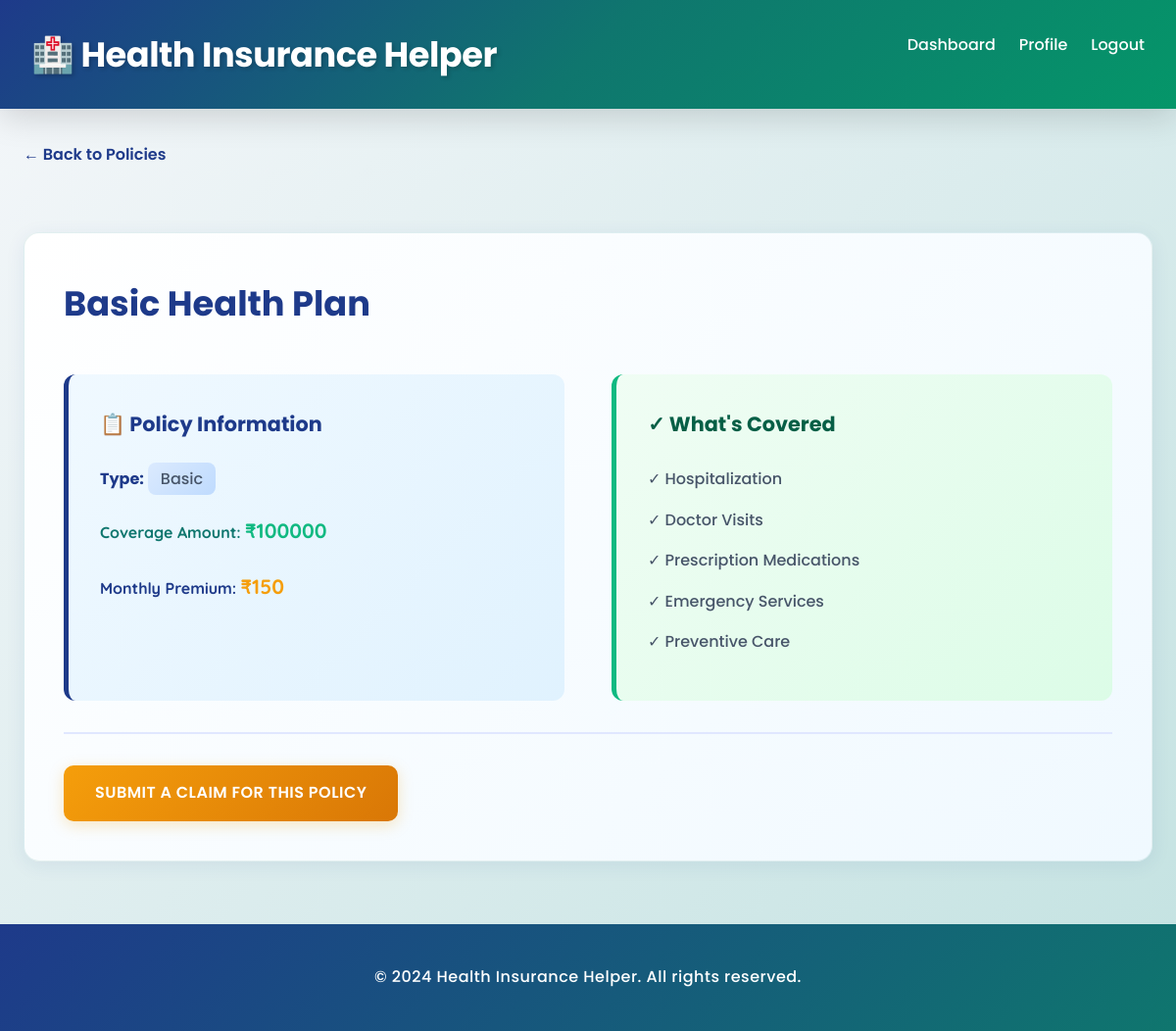
The page /policies/1/ (signed in) on the database its author committed.
### insurance_app/models.py (models this page shows, shortened)
class Policy(models.Model):
    POLICY_TYPES = [
        ('Basic', 'Basic'),
        ('Premium', 'Premium'),
        ('Family', 'Family'),
    ]
    name = models.CharField(max_length=100)
    policy_type = models.CharField(max_length=50, choices=POLICY_TYPES)
    coverage_amount = models.IntegerField()
    premium = models.IntegerField()

### insurance_app/views.py (the view)
# urls.py: path('policies/<int:policy_id>/', views.policy_detail, name='policy_detail'),
@login_required(login_url='login')
def policy_detail(request, policy_id):
    policy = get_object_or_404(Policy, id=policy_id)
    return render(request, 'insurance_app/policy_detail.html', {'policy': policy})

### insurance_app/templates/insurance_app/policy_detail.html (shortened to what this page needs)
{% extends "insurance_app/base.html" %}
{% block content %}
<a href="{% url 'policy_list' %}" style="color: #1e3a8a; text-decoration: none; margin-bottom: 2rem; display: inline-block; font-family: 'Poppins', sans-serif; font-weight: 600; transition: all 0.3s;">← Back to Policies</a>
<div class="card" style="margin-top: 2rem;">
    <h2 style="color: #1e3a8a; margin-bottom: 2.5rem; font-family: 'Poppins', sans-serif; font-weight: 700; font-size: 2.2rem;">{{ policy.name }}</h2>
    <div style="display: grid; grid-template-columns: 1fr 1fr; gap: 3rem; margin-bottom: 2rem;">
        <div style="padding: 2rem; background: linear-gradient(135deg, #f0f9ff 0%, #e0f2fe 100%); border-radius: 12px; border-left: 5px solid #1e3a8a;">
            <h4 style="color: #1e3a8a; margin-bottom: 1.5rem; font-family: 'Poppins', sans-serif; font-weight: 700; font-size: 1.3rem;">📋 Policy Information</h4>
            <p style="margin-bottom: 1.2rem; color: #475569; font-family: 'Poppins', sans-serif; font-weight: 500;"><strong style="color: #1e3a8a;">Type:</strong> <span style="background: linear-gradient(135deg, #dbeafe 0%, #bfdbfe 100%); padding: 0.3rem 0.8rem; border-radius: 8px;">{{ policy.get_policy_type_display }}</span></p>
            <p style="margin-bottom: 1.2rem; color: #475569;"><strong style="color: #0f766e;">Coverage Amount:</strong> <span style="color: #10b981; font-size: 1.3rem; font-weight: 700;">₹{{ policy.coverage_amount }}</span></p>
            <p style="margin-bottom: 1.2rem; color: #475569;"><strong style="color: #1e3a8a;">Monthly Premium:</strong> <span style="color: #f59e0b; font-size: 1.3rem; font-weight: 700;">₹{{ policy.premium }}</span></p>
        </div>
        <div style="padding: 2rem; background: linear-gradient(135deg, #f0fdf4 0%, #dcfce7 100%); border-radius: 12px; border-left: 5px solid #10b981;">
            <h4 style="color: #065f46; margin-bottom: 1.5rem; font-family: 'Poppins', sans-serif; font-weight: 700; font-size: 1.3rem;">✓ What's Covered</h4>
            <ul style="list-style: none; padding-left: 0;">
                <li style="margin-bottom: 0.8rem; color: #475569; font-family: 'Poppins', sans-serif; font-weight: 500;">✓ Hospitalization</li>
                <li style="margin-bottom: 0.8rem; color: #475569; font-family: 'Poppins', sans-serif; font-weight: 500;">✓ Doctor Visits</li>
                <li style="margin-bottom: 0.8rem; color: #475569; font-family: 'Poppins', sans-serif; font-weight: 500;">✓ Prescription Medications</li>
                <li style="margin-bottom: 0.8rem; color: #475569; font-family: 'Poppins', sans-serif; font-weight: 500;">✓ Emergency Services</li>
                <li style="margin-bottom: 0.8rem; color: #475569; font-family: 'Poppins', sans-serif; font-weight: 500;">✓ Preventive Care</li>
            </ul>
        </div>
    </div>
    {% if user.is_authenticated %}
        <div style="border-top: 2px solid #e0e7ff; padding-top: 2rem;">
            <a href="{% url 'submit_claim' %}" class="btn btn-secondary">Submit a Claim for This Policy</a>
        </div>
    {% endif %}
</div>
{% endblock %}

### insurance_app/templates/insurance_app/base.html (style rules this page uses)
* { margin: 0; padding: 0; box-sizing: border-box; }
body { font-family: 'Quicksand', 'Segoe UI', sans-serif; background: linear-gradient(135deg, #f5f7fa 0%, #c3e2e1 100%); color: #2c3e50; line-height: 1.8; min-height: 100vh; }
.card { background: linear-gradient(135deg, #ffffff 0%, #f0f9ff 100%); padding: 2.5rem; border-radius: 16px; box-shadow: 0 4px 20px rgba(30, 58, 138, 0.08); margin-bottom: 2rem; transition: all 0.3s cubic-bezier(0.4, 0, 0.2, 1); border: 1px solid rgba(15, 118, 110, 0.1); }
.btn { display: inline-block; padding: 0.9rem 2rem; background: linear-gradient(135deg, #1e3a8a 0%, #0f766e 100%); color: white; text-decoration: none; border-radius: 10px; cursor: pointer; border: none; transition: all 0.3s cubic-bezier(0.4, 0, 0.2, 1); font-size: 1rem; font-family: 'Poppins', sans-serif; font-weight: 600; box-shadow: 0 4px 15px rgba(30, 58, 138, 0.25); text-transform: uppercase; letter-spacing: 0.5px; }
.btn-secondary { background: linear-gradient(135deg, #f59e0b 0%, #d97706 100%); box-shadow: 0 4px 15px rgba(245, 158, 11, 0.25); }

### rows shown on the page
Policy: name "Basic Health Plan", policy_type "Basic", coverage_amount "100000", premium "150"
